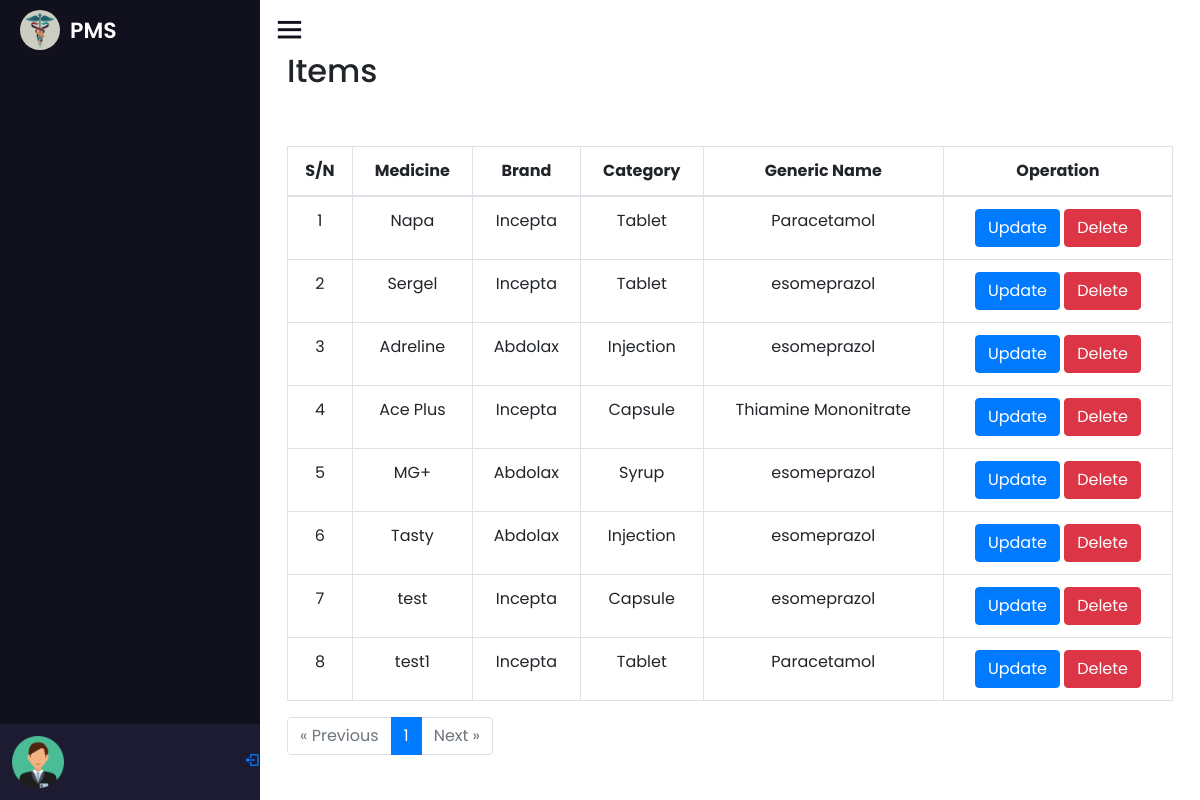
The page /view.php on the database its author committed.
### tables this page shows
CREATE TABLE `medicine` (
  `medicine_id` int(11) NOT NULL,
  `catagory_id` int(11) NOT NULL,
  `medicine_name` varchar(100) NOT NULL,
  `brand_id` int(100) NOT NULL,
  `generic_id` int(100) NOT NULL,
  `date` timestamp NOT NULL DEFAULT current_timestamp()
);

CREATE TABLE `medicine_brand` (
  `brand_id` int(11) NOT NULL,
  `brand_name` varchar(100) NOT NULL,
  `date` timestamp NOT NULL DEFAULT current_timestamp()
);

CREATE TABLE `medicine_catagory` (
  `catagory_id` int(11) NOT NULL,
  `catagory_name` varchar(100) NOT NULL,
  `date` timestamp NOT NULL DEFAULT current_timestamp()
);

CREATE TABLE `medicine_generic` (
  `generic_id` int(11) NOT NULL,
  `generic_name` varchar(100) NOT NULL,
  `date` timestamp NOT NULL DEFAULT current_timestamp()
);

### view.php (the view, shortened to what this page needs)
<?php include 'nav/nav.php'; ?>
<div class="container">
    <div class="title">
        <h2>Items</h2>
        <a href="add_medicine.php">
        </a>
    </div>
    <table id="zctb"class="display table table-bordered table-hover text-center" cellspacing="0" width="100%">
        <thead>
            <tr>
                <th>S/N</th>
                <th>Medicine</th>
                <th>Brand</th>
                <th>Category</th>
                <th>Generic Name</th>
                <th>Operation</th>
            </tr>
        </thead>
        <tbody>
            <?php
            $results_per_page = 10;
            $page = isset($_GET['page']) ? $_GET['page'] : 1;
            $offset = ($page - 1) * $results_per_page;
            $query = "SELECT medicine.medicine_id, medicine.medicine_name,medicine_catagory.catagory_name, medicine_brand.brand_name, medicine_generic.generic_name
                      FROM medicine
                      JOIN medicine_brand ON medicine_brand.brand_id = medicine.brand_id
                      JOIN medicine_catagory ON medicine_catagory.catagory_id = medicine.catagory_id
                      JOIN medicine_generic ON medicine_generic.generic_id = medicine.generic_id";
            $query .= " LIMIT $offset, $results_per_page";
            $data = mysqli_query($conn, $query);
            $total_results = mysqli_num_rows($data);
            if ($total_results != 0) {
                $c = $offset + 1;
                while ($result = mysqli_fetch_assoc($data)) {
                    echo '
                    <tr>
                        <td>' . $c . '</td>
                        <td>' . $result['medicine_name'] . '</td>
                        <td>' . $result['brand_name'] . '</td>
                        <td>' . $result['catagory_name'] . '</td>
                        <td>' . $result['generic_name'] . '</td>
                        <td>
                            <a href="update.php?updateid=' . $result['medicine_id'] . '" class="text-light">
                                <button class="btn btn-primary">Update</button>
                            </a>
                            <a href="delete.php?deleteid=' . $result['medicine_id'] . '" class="text-light">
                                <button class="btn btn-danger">Delete</button>
                            </a>
                        </td>
                    </tr>';
                    $c++;
                }
            } else {
                echo "<tr><td colspan='8'>No records Found</td></tr>";
            }
            ?>
        </tbody>
    </table>
    <?php
    echo '<div class="pagination">';
    echo '<ul class="pagination">';
    if ($page > 1) {
        echo '<li class="page-item"><a class="page-link" href="?page=' . ($page - 1) . '">&laquo; Previous</a></li>';
    } else {
        echo '<li class="page-item disabled"><span class="page-link">&laquo; Previous</span></li>';
    }
    for ($i = 1; $i <= ceil($total_results / $results_per_page); $i++) {
        if ($i == $page) {
            echo '<li class="page-item active"><span class="page-link">' . $i . '</span></li>';
        } else {
            echo '<li class="page-item"><a class="page-link" href="?page=' . $i . '">' . $i . '</a></li>';
        }
    }
    if ($page < ceil($total_results / $results_per_page)) {
        echo '<li class="page-item"><a class="page-link" href="?page=' . ($page + 1) . '">Next &raquo;</a></li>';
    } else {
        echo '<li class="page-item disabled"><span class="page-link">Next &raquo;</span></li>';
    }
    echo '</ul>';
    echo '</div>';
    ?>
</div>
<?php include 'nav/footer.php'; ?>

### nav/style.css (style rules this page uses)
* { margin: 0; padding: 0; box-sizing: border-box; font-family: 'Poppins', sans-serif; }
* { margin: 0; padding: 0; box-sizing: border-box; }
body { display: flex; justify-content: center; align-items: center; min-height: 100vh; }

### rows shown on the page
medicine: medicine_name "Napa", brand.brand_name "Incepta", catagory.catagory_name "Tablet", generic.generic_name "Paracetamol"
medicine: medicine_name "Sergel", brand.brand_name "Incepta", catagory.catagory_name "Tablet", generic.generic_name "esomeprazol"
medicine: medicine_name "Adreline", brand.brand_name "Abdolax", catagory.catagory_name "Injection", generic.generic_name "esomeprazol"
medicine: medicine_name "Ace Plus", brand.brand_name "Incepta", catagory.catagory_name "Capsule", generic.generic_name "Thiamine Mononitrate"
medicine: medicine_name "MG+", brand.brand_name "Abdolax", catagory.catagory_name "Syrup", generic.generic_name "esomeprazol"
medicine: medicine_name "Tasty", brand.brand_name "Abdolax", catagory.catagory_name "Injection", generic.generic_name "esomeprazol"
medicine: medicine_name "test", brand.brand_name "Incepta", catagory.catagory_name "Capsule", generic.generic_name "esomeprazol"
medicine: medicine_name "test1", brand.brand_name "Incepta", catagory.catagory_name "Tablet", generic.generic_name "Paracetamol"
